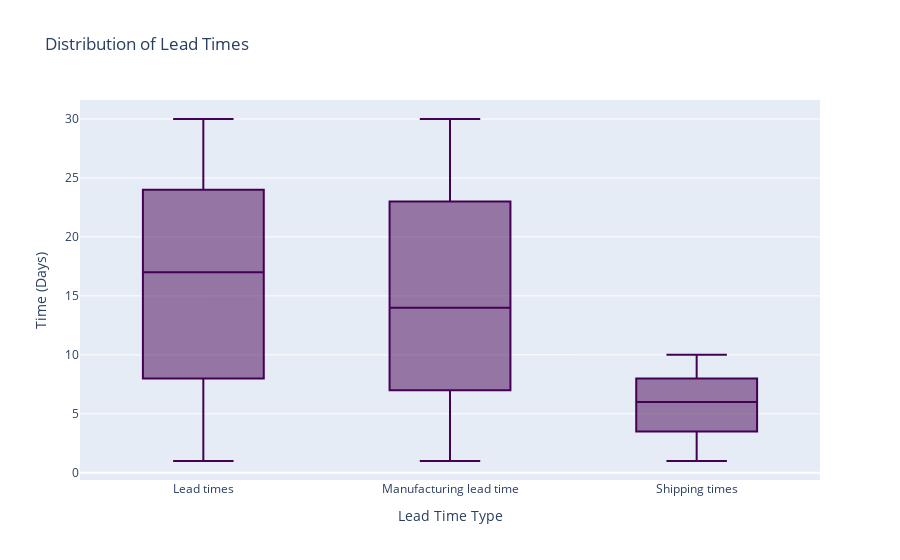

This figure's notebook cell:
### Code cell
# Lead time analysis
import plotly.express as px
fig_lead_times = px.box(
    SC,
    y=['Lead times', 'Manufacturing lead time', 'Shipping times'],
    title='Distribution of Lead Times',
    labels={'value': 'Time (Days)', 'variable': 'Lead Time Type'},
    color_discrete_sequence=px.colors.sequential.Viridis
    
)

# Show the plot
fig_lead_times.show()

### Figure 1 — Plotly figure (JSON) as saved in the notebook; plotly's stock layout.template omitted (floating-point values rounded to 4 significant figures; data arrays with more than 128 entries replaced by an {"elided": "..."} marker saying what was removed)
{"data": [{"alignmentgroup": "True", "hovertemplate": "Lead Time Type=%{x}<br>Time (Days)=%{y}<extra></extra>", "legendgroup": "", "marker": {"color": "#440154"}, "name": "", "notched": false, "offsetgroup": "", "orientation": "v", "showlegend": false, "type": "box", "x": {"elided": "300 str values"}, "x0": " ", "xaxis": "x", "y": {"elided": "300 int values"}, "y0": " ", "yaxis": "y"}], "layout": {"boxmode": "group", "legend": {"tracegroupgap": 0}, "title": {"text": "Distribution of Lead Times"}, "xaxis": {"anchor": "y", "domain": [0, 1], "title": {"text": "Lead Time Type"}}, "yaxis": {"anchor": "x", "domain": [0, 1], "title": {"text": "Time (Days)"}}}}
